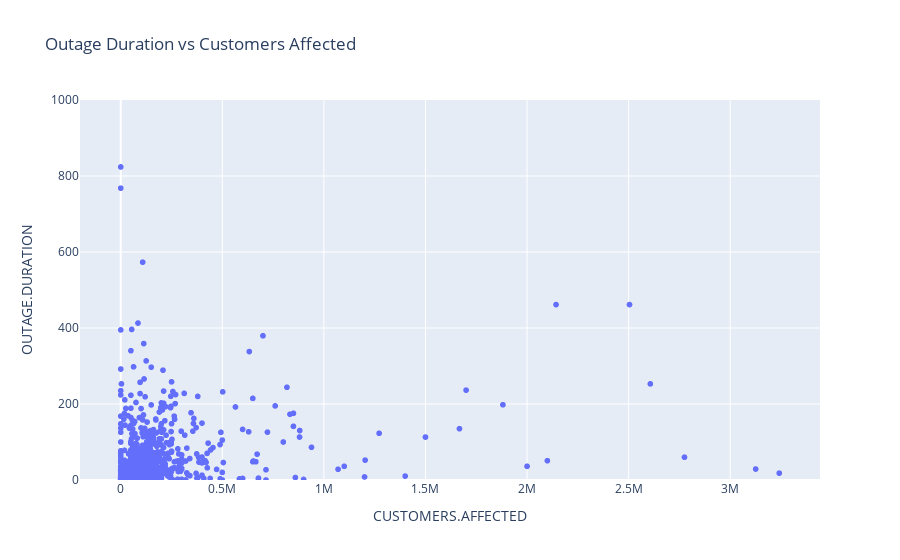

The notebook cell saved with this chart:
### Markdown cell above
### 1.4: Exploratory Data Analysis
Firstly, our dependent variable is outage duration. This can be calculated by subtracting the outage restoration datetime from the outage start datetime. However, this is redundant given the presence of variable OUTAGE.DURATION—note that both metrics have been verified as being equivalent.

1. Time Considerations:
    - As urbanization increases, the amount of locations requiring power also increase. This auguments the number of possible faliure points. As time increases, there is a noticible increase in the number of outages per year from 2018 onwards.
    - It seems that there are longer outages during the Fall and Winter months of the year on average, likely due to more inclimate weather. There are also higher quantaties of outages during said months of the year.
2. Cause differentiations:
    - When comparing the different causes for outages, weather is the most significant reason in quantity. It is also results on average in longer outages when compared to the other causes therefore this likely needs to be controlled for.
3. Number of Customers Affected:
    - There appears to be a somewhat inverse relationship between number of customers affected and outage duration. Likely, the larer number of customers affected, there is more incentive for the company to want to fix the outage. That being said, it is hardly a strong relationship given the pattern density being quite low
4. Population Density
    - The weight of population affected by an outage seems to have a minimal affect.
    - Similar to # of customers affected, outage duration decreases as percentage of urban clusters affected increases. Similar justification to wanting to more expiendently deal with larger problems results in faster recovery.

### Code cell
# Duration comparison
Y = 'OUTAGE.DURATION'
dur_2 = clean_data['OUTAGE.RESTORATION'] - clean_data['OUTAGE.START']

comparison_df = pd.Series(pd.to_timedelta(clean_data['OUTAGE.DURATION'], unit='m') - dur_2)
#print(comparison_df.round('H').value_counts())

# Graphs
#print(data.columns)

chart1_x = 'YEAR'
fig1 = px.histogram(data, x=chart1_x, title='# of Outages per Year')

chart2_x = 'MONTH'
fig2 = px.box(data, x=chart2_x, y=Y, range_y=[0, 400], title='Outage Duration (outliers above 400 mins not displayed) vs Month of the Year')

chart3_x = 'CAUSE.CATEGORY'
fig3 = px.histogram(data, x=chart3_x, y=Y, title='# of Outages as a result of some category')
fig3_5 = px.box(data, x=chart3_x, y=Y, range_y=[0, 500], title='Outage Duration (outliers above 500 mins not displayed) vs Outage Causes')

chart4_x = 'CUSTOMERS.AFFECTED'
fig4 = px.scatter(data, x=chart4_x, y=Y, range_y=[0, 1000], title='Outage Duration vs Customers Affected')

fig4.show()

### Figure 1 — Plotly figure (JSON) as saved in the notebook; plotly's stock layout.template omitted (floating-point values rounded to 4 significant figures; data arrays with more than 128 entries replaced by an {"elided": "..."} marker saying what was removed)
{"data": [{"hovertemplate": "CUSTOMERS.AFFECTED=%{x}<br>OUTAGE.DURATION=%{y}<extra></extra>", "legendgroup": "", "marker": {"color": "#636efa", "symbol": "circle"}, "mode": "markers", "name": "", "showlegend": false, "type": "scattergl", "x": {"elided": "1466 int values"}, "xaxis": "x", "y": {"elided": "1466 float values"}, "yaxis": "y"}], "layout": {"legend": {"tracegroupgap": 0}, "title": {"text": "Outage Duration vs Customers Affected"}, "xaxis": {"anchor": "y", "domain": [0, 1], "title": {"text": "CUSTOMERS.AFFECTED"}}, "yaxis": {"anchor": "x", "domain": [0, 1], "range": [0, 1000], "title": {"text": "OUTAGE.DURATION"}}}}
